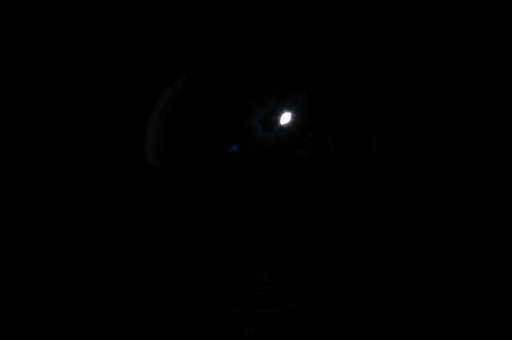
%> input picture allinone/pk2en/chrome/chrome.0.png, 512 x 340 px; its folder holds 4 pictures in this run
$ octave hello.m   (GNU Octave 9; MATLAB toolbox functions it lacks are replaced by stand-ins)
%> lines starting %> are read from the running program, lines starting %| are printed output that depends on the picture
### allinone/load_images.m
% This procedure loads a sequence of images
%
% Arguments:
%   'path', refers to a directory which contains a sequence of JPEG or PPM
%   images
%   'reduce' is an optional parameter that controls downsampling, e.g., reduce = .5
%   downsamples all images by a factor of 2.
%
% tom.mertens@gmail.com, August 2007
%

function I = load_images(path, reduce)
%> called with path = 'chrome'

if ~exist('reduce')
    reduce = 1;
end

if (reduce > 1 || reduce <= 0)
    error('reduce must fulfill: 0 < reduce <= 1');
end

% find all JPEG or PPM files in directory
files = dir([path '/*.jpg']);
N = length(files);
if (N == 0)
    files = dir([path '/*.png']);
    N = length(files);
    if (N == 0)
        error('no files found');
    end
end

% allocate memory
sz = size(imread([path '/' files(1).name]));
%> sz = [340 512 3]
r = floor(sz(1)*reduce);
%> r = 340
c = floor(sz(2)*reduce);
%> c = 512
I = zeros(r,c,3,N);

% read all files
for i = 1:N

    % load image
    filename = [path '/' files(i).name];
    im = double(imread(filename)) / 255;
    if (size(im,1) ~= sz(1) || size(im,2) ~= sz(2))
        error('images must all have the same size');
    end

    % optional downsampling step
    if (reduce < 1)
        im = imresize(im,[r c],'bicubic');
    end

    I(:,:,:,i) = im;
end

### allinone/pk2en/hello.m
I = load_images('chrome');
sz=size(I);
%> sz = [340 512 3 4]
for i=1:sz(4)
    L=I(18:(sz(1)-50),(100:sz(2)-100),:,i);
    id=num2str(i-1);
    filename=strcat('chrome1/chrome1.',id,'.png')
    imwrite(L,filename,'png')
end
%> this loop made 4 passes
%> pass 1, `L=I(18:(sz(1)-50),(100:sz(2)-100),:,i);`:
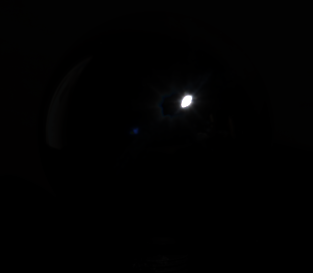
%> L: size 273x313x3 double; mean R, G, B 0.00543, 0.00519, 0.00552
%> pass 2, `imwrite(L,filename,'png')`:
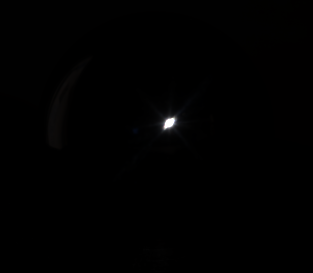
%> saved as chrome1.1.png: size 273x313x3 uint8; mean R, G, B 0.9, 0.8, 0.8
